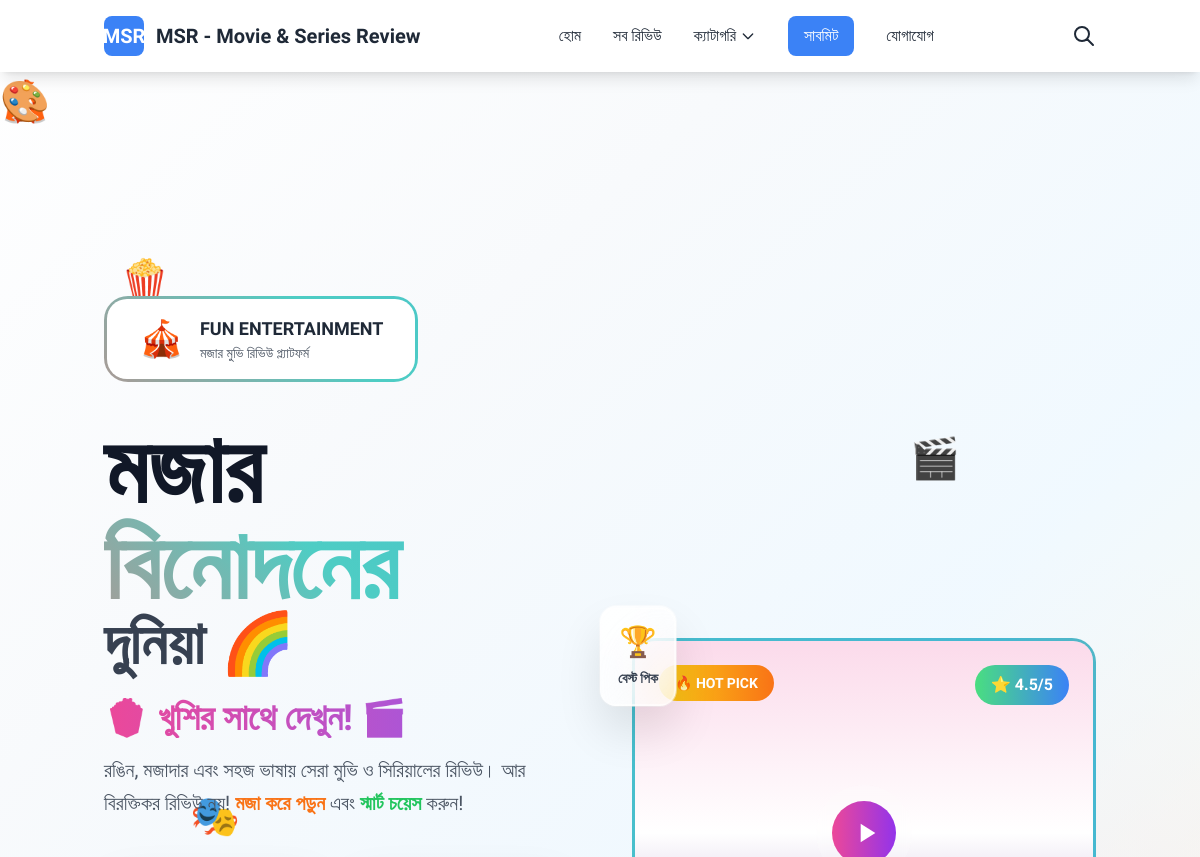
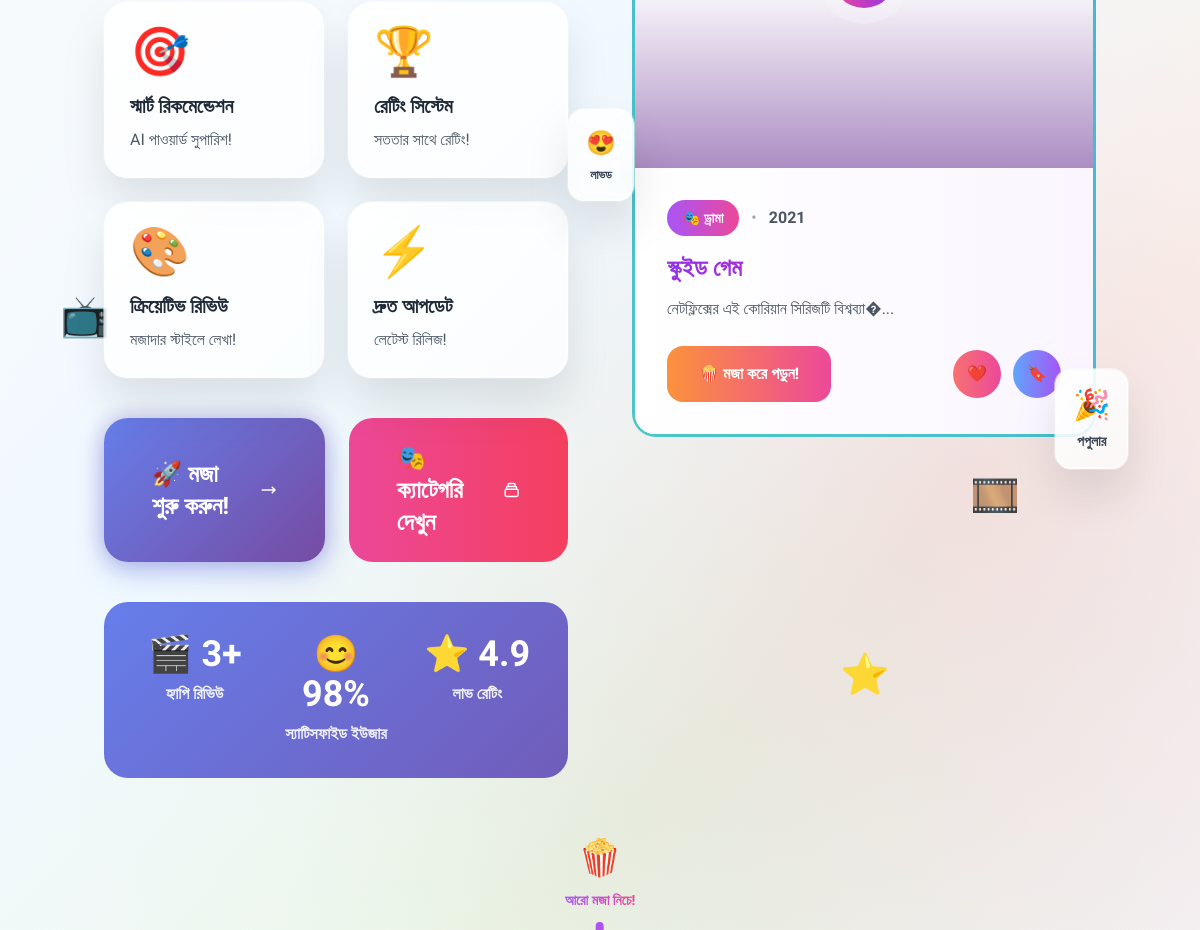
The app's page /home/6.php with its own data (2 pictures, top to bottom).
### tables this page shows
CREATE TABLE `reviews` (
  `id` int(11) NOT NULL,
  `title` varchar(255) NOT NULL,
  `slug` varchar(255) NOT NULL,
  `reviewer_name` varchar(100) NOT NULL,
  `reviewer_email` varchar(100) DEFAULT NULL,
  `year` varchar(10) DEFAULT NULL,
  `type` enum('movie','series') NOT NULL DEFAULT 'movie',
  `language` varchar(50) DEFAULT NULL,
  `director` varchar(255) DEFAULT NULL,
  `cast` text DEFAULT NULL,
  `rating` decimal(2,1) NOT NULL DEFAULT 0.0,
  `content` longtext NOT NULL,
  `excerpt` text DEFAULT NULL,
  `poster_image` varchar(255) DEFAULT NULL,
  `trailer_url` varchar(500) DEFAULT NULL,
  `featured` tinyint(1) NOT NULL DEFAULT 0,
  `view_count` int(11) NOT NULL DEFAULT 0,
  `status` enum('published','pending','draft') NOT NULL DEFAULT 'pending',
  `created_by` enum('admin','user') NOT NULL DEFAULT 'admin',
  `meta_title` varchar(255) DEFAULT NULL,
  `meta_description` text DEFAULT NULL,
  `meta_keywords` text DEFAULT NULL,
  `created_at` timestamp NOT NULL DEFAULT current_timestamp(),
  `updated_at` timestamp NOT NULL DEFAULT current_timestamp() ON UPDATE current_timestamp()
);

CREATE TABLE `categories` (
  `id` int(11) NOT NULL,
  `name` varchar(100) NOT NULL,
  `name_bn` varchar(100) DEFAULT NULL,
  `slug` varchar(100) NOT NULL,
  `description` text DEFAULT NULL,
  `icon` varchar(100) DEFAULT NULL,
  `color` varchar(20) DEFAULT '#3B82F6',
  `sort_order` int(11) NOT NULL DEFAULT 0,
  `status` enum('active','inactive') NOT NULL DEFAULT 'active',
  `created_at` timestamp NOT NULL DEFAULT current_timestamp(),
  `updated_at` timestamp NOT NULL DEFAULT current_timestamp() ON UPDATE current_timestamp()
);

### home/6.php (the view, shortened to what the rows shown need)
<?php
$db = Database::getInstance();
$featured_reviews = $db->fetchAll("
    SELECT r.*, c.name as category_name, c.name_bn as category_name_bn
    FROM reviews r
    LEFT JOIN review_categories rc ON r.id = rc.review_id
    LEFT JOIN categories c ON rc.category_id = c.id
    WHERE r.status = 'published' AND r.featured = 1
    ORDER BY r.created_at DESC
    LIMIT 6
");
include 'includes/header.php';
?>
<section class="relative min-h-screen flex items-center vibrant-bg overflow-hidden">
    <div class="container mx-auto px-4 py-20 relative z-10">
        <div class="grid lg:grid-cols-2 gap-16 items-center">
            <div class="text-center lg:text-left space-y-10 slide-up">
                <div class="space-y-6">
                    <h1 class="text-6xl lg:text-8xl font-black leading-tight">
                        <span class="block text-gray-900">মজার</span>
                        <span class="block rainbow-text">বিনোদনের</span>
                        <span class="block text-gray-700 text-5xl lg:text-6xl flex items-center justify-center lg:justify-start">
                            দুনিয়া <span class="ml-4 text-6xl bounce-animation">🌈</span>
                        </span>
                    </h1>
                </div>
            </div>
            <div class="relative slide-up" style="animation-delay: 0.3s;">
                <div class="relative max-w-lg mx-auto">
                    <?php if (!empty($featured_reviews)): ?>
                        <?php $featured = $featured_reviews[0]; ?>
                        <div class="gradient-border pop-in">
                            <div class="gradient-border-inner overflow-hidden">
                                <div class="relative h-96">
                                    <div class="absolute inset-0 bg-gradient-to-t from-purple-900/50 via-transparent to-pink-500/20"></div>
                                    <div class="absolute top-6 left-6 bg-gradient-to-r from-yellow-400 to-orange-500 text-white px-4 py-2 rounded-full font-black text-sm bounce-animation">
                                        🔥 HOT PICK
                                    </div>
                                    <div class="absolute top-6 right-6 bg-gradient-to-r from-green-400 to-blue-500 text-white px-4 py-2 rounded-full font-black wiggle-hover">
                                        ⭐ <?php echo $featured['rating']; ?>/5
                                    </div>
                                    <div class="absolute inset-0 flex items-center justify-center">
                                        <div class="w-24 h-24 bg-white/20 backdrop-blur-sm rounded-full flex items-center justify-center hover:scale-110 transition-transform cursor-pointer group">
                                            <div class="w-16 h-16 bg-gradient-to-r from-pink-500 to-purple-600 rounded-full flex items-center justify-center group-hover:from-purple-600 group-hover:to-pink-500 transition-all bounce-animation">
                                                <svg class="w-8 h-8 text-white ml-1" fill="currentColor" viewBox="0 0 24 24">
                                                    <path d="M8 5v14l11-7z"/>
                                                </svg>
                                            </div>
                                        </div>
                                    </div>
                                </div>
                                <div class="p-8 bg-gradient-to-r from-white to-purple-50">
                                    <div class="flex items-center space-x-3 mb-4">
                                        <span class="bg-gradient-to-r from-purple-500 to-pink-500 text-white px-4 py-2 rounded-full text-sm font-black">
                                            🎭 <?php echo $featured['category_name_bn'] ?: $featured['category_name']; ?>
                                        </span>
                                        <span class="text-gray-400">•</span>
                                        <span class="text-gray-600 font-bold"><?php echo $featured['year']; ?></span>
                                    </div>
                                    <h3 class="text-2xl font-black text-transparent bg-clip-text bg-gradient-to-r from-purple-600 to-pink-600 mb-3">
                                    </h3>
                                    <p class="text-gray-600 leading-relaxed mb-6">
                                        <?php echo htmlspecialchars(substr($featured['excerpt'], 0, 120)); ?>...
                                    </p>
                                    <div class="flex items-center justify-between">
                                        <a href="/review/<?php echo $featured['slug']; ?>"
                                           class="bg-gradient-to-r from-orange-400 to-pink-500 text-white px-8 py-4 rounded-2xl font-black hover:shadow-xl hover:scale-105 transition-all flex items-center">
                                            🍿 মজা করে পড়ুন!
                                        </a>
                                        <div class="flex items-center space-x-3">
                                            <button class="w-12 h-12 bg-gradient-to-r from-red-400 to-pink-500 rounded-full flex items-center justify-center text-white hover:scale-110 transition-transform wiggle-hover">
                                                ❤️
                                            </button>
                                            <button class="w-12 h-12 bg-gradient-to-r from-blue-400 to-purple-500 rounded-full flex items-center justify-center text-white hover:scale-110 transition-transform wiggle-hover">
                                                🔖
                                            </button>
                                        </div>
                                    </div>
                                </div>
                            </div>
                        </div>
                    <?php endif; ?>
                </div>
            </div>
        </div>
    </div>
</section>

### records on screen
reviews: rating "4.5", year "2021", excerpt "নেটফ্লিক্সের এই কোরিয়ান সিরিজটি বিশ্বব্যা�"
categories: name_bn "ড্রামা"

### other values on screen
$site_name "MSR - Movie & Series Review"
$db->count("SELECT COUNT(*) FROM reviews WHERE status = 'published'") "3"
